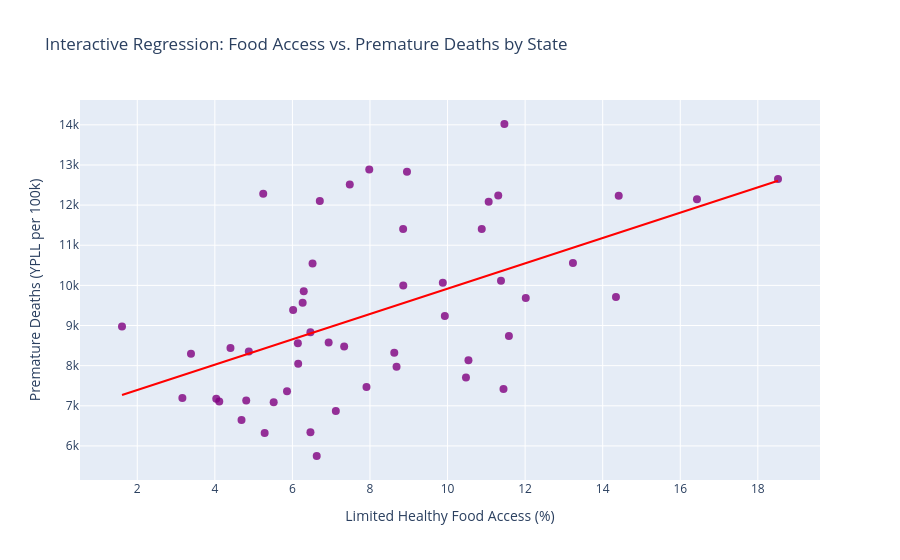
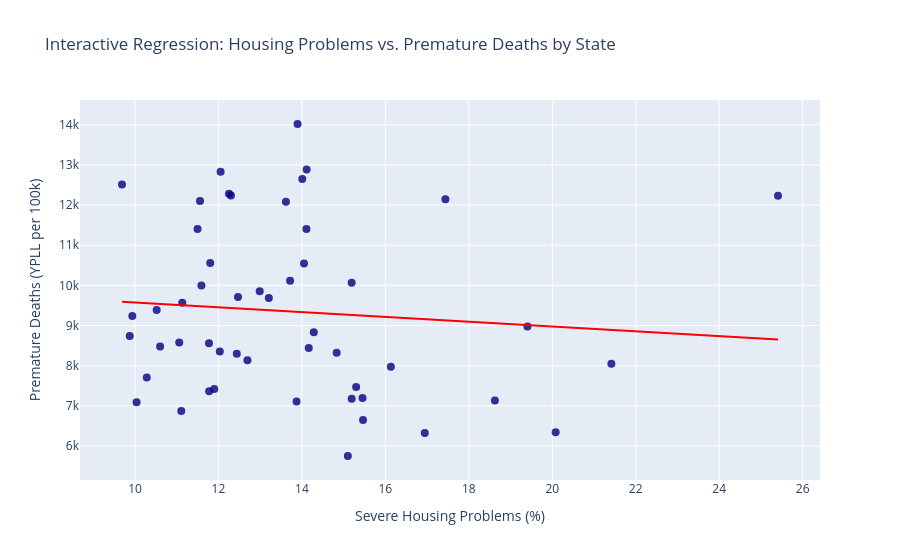
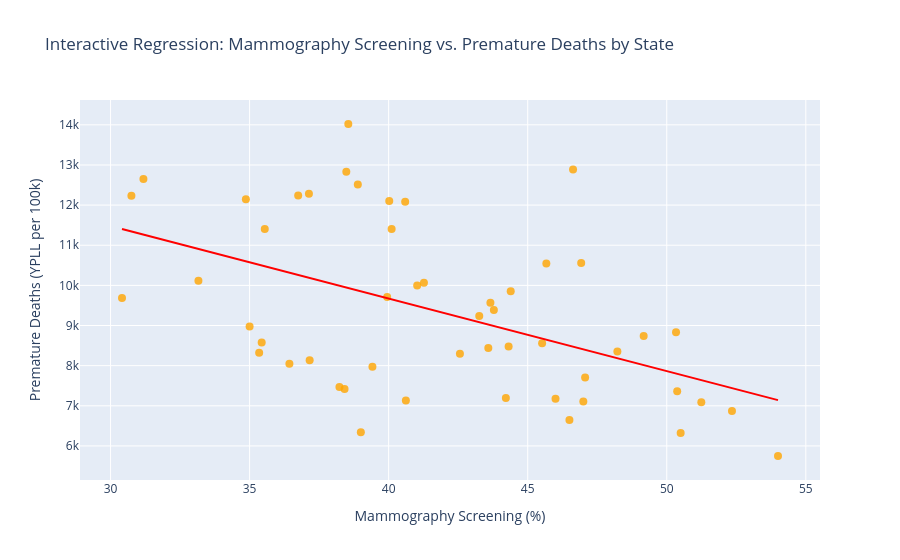

Here is the notebook cell these charts were saved with, in order:
### Markdown cell above
## Interactive Scatterplots

### Code cell
#PLEASE DOWNLOAD NOTEBOOK TO SEE THE INTERACTIVE PLOT
import plotly.express as px #for interactive plots (found package via Google Gemini) conda install -c conda-forge plotly
import numpy as np
access_Healthy_food_data = data.groupby('State Abbreviation')['Limited Access to Healthy Foods raw value'].mean()
housing_problems_data = data.groupby('State Abbreviation')['Severe Housing Problems raw value'].mean()
mammography_screen = data.groupby('State Abbreviation')['Mammography Screening raw value'].mean()

additional_data['Mammography Screening (%)'] = mammography_screen * 100
additional_data['Limited Healthy Food Access (%)'] = access_Healthy_food_data * 100
additional_data['Severe Housing Problems (%)'] = housing_problems_data * 100
additional_data = additional_data.rename(columns={
    'Average Median Income (per state)': 'Average Median Income ($)',
    'Unemployment value (per state)': 'Unemployment Rate (%)',
    'Improverished Children (per state)': 'Children in Poverty (%)',
    'Premature Deaths (per state)': 'Premature Deaths (YPLL per 100k)'

})
#to make state not just an index but a column (to categorize)
additional_data['State'] = additional_data.index

#For food access vs premature death
fig = px.scatter(
    additional_data,
    x='Limited Healthy Food Access (%)',
    y='Premature Deaths (YPLL per 100k)',

    hover_data=['State'],
    
    trendline='ols', # OLS (Ordinary Least Squares) is the standard linear regression
    trendline_color_override='red', 
    
    title='Interactive Regression: Food Access vs. Premature Deaths by State'
)

fig.update_traces(
    marker=dict(size=8, opacity=0.8, color='purple')
)
fig.update_layout(
    xaxis_title='Limited Healthy Food Access (%)',
    yaxis_title='Premature Deaths (YPLL per 100k)',
 
)

fig.show()

#For housing vs premature death
fig = px.scatter(
    additional_data,
    x='Severe Housing Problems (%)',
    y='Premature Deaths (YPLL per 100k)',

    hover_data=['State'],
    
    trendline='ols',
    trendline_color_override='red', 
    
    title='Interactive Regression: Housing Problems vs. Premature Deaths by State'
)

fig.update_traces(
    marker=dict(size=8, opacity=0.8, color='navy')
)
fig.update_layout(
    xaxis_title='Severe Housing Problems (%)',
    yaxis_title='Premature Deaths (YPLL per 100k)',
 
    showlegend=False
)

fig.show()

#For Mammography data
fig = px.scatter(
    additional_data,
    x='Mammography Screening (%)',
    y='Premature Deaths (YPLL per 100k)',

    hover_data=['State'],
    
    trendline='ols',
    trendline_color_override='red', 
    
    title='Interactive Regression: Mammography Screening vs. Premature Deaths by State'
)

fig.update_traces(
    marker=dict(size=8, opacity=0.8, color='orange')
)
fig.update_layout(
    xaxis_title='Mammography Screening (%)',
    yaxis_title='Premature Deaths (YPLL per 100k)',
 
    showlegend=False
)

fig.show()

### Figure 1 — Plotly figure (JSON) as saved in the notebook; plotly's stock layout.template omitted (floating-point values rounded to 4 significant figures)
{"data": [{"customdata": [["AK"], ["AL"], ["AR"], ["AZ"], ["CA"], ["CO"], ["CT"], ["DC"], ["DE"], ["FL"], ["GA"], ["HI"], ["IA"], ["ID"], ["IL"], ["IN"], ["KS"], ["KY"], ["LA"], ["MA"], ["MD"], ["ME"], ["MI"], ["MN"], ["MO"], ["MS"], ["MT"], ["NC"], ["ND"], ["NE"], ["NH"], ["NJ"], ["NM"], ["NV"], ["NY"], ["OH"], ["OK"], ["OR"], ["PA"], ["RI"], ["SC"], ["SD"], ["TN"], ["TX"], ["UT"], ["VA"], ["VT"], ["WA"], ["WI"], ["WV"], ["WY"]], "hovertemplate": "Limited Healthy Food Access (%)=%{x}<br>Premature Deaths (YPLL per 100k)=%{y}<br>State=%{customdata[0]}<extra></extra>", "legendgroup": "", "marker": {"color": "purple", "opacity": 0.8, "size": 8, "symbol": "circle"}, "mode": "markers", "name": "", "orientation": "v", "showlegend": false, "type": "scatter", "x": [14.41, 8.954, 11.31, 16.43, 6.149, 8.627, 4.688, 1.606, 6.464, 9.878, 8.855, 6.465, 5.517, 10.54, 7.334, 6.019, 9.93, 5.248, 11.06, 5.284, 4.403, 3.385, 6.14, 7.12, 8.858, 11.47, 14.34, 6.519, 11.58, 10.47, 4.113, 4.809, 18.52, 12.02, 4.036, 6.264, 10.88, 8.685, 4.876, 6.627, 7.981, 13.23, 6.707, 11.38, 11.44, 6.292, 3.163, 7.91, 5.861, 7.479, 6.934], "xaxis": "x", "y": [12230.0, 12830.0, 12240.0, 12150.0, 8050.0, 8324.0, 6644.0, 8976.0, 8833.0, 10070.0, 11400.0, 6342.0, 7088.0, 8135.0, 8479.0, 9384.0, 9237.0, 12280.0, 12090.0, 6320.0, 8440.0, 8296.0, 8558.0, 6869.0, 9996.0, 14020.0, 9711.0, 10550.0, 8738.0, 7707.0, 7108.0, 7133.0, 12650.0, 9686.0, 7177.0, 9568.0, 11410.0, 7970.0, 8350.0, 5749.0, 12890.0, 10550.0, 12100.0, 10110.0, 7416.0, 9857.0, 7192.0, 7469.0, 7365.0, 12510.0, 8578.0], "yaxis": "y"}, {"hovertemplate": "<b>OLS trendline</b><br>Premature Deaths (YPLL per 100k) = 315.484 * Limited Healthy Food Access (%) + 6762.18<br>R<sup>2</sup>=0.275872<br><br>Limited Healthy Food Access (%)=%{x}<br>Premature Deaths (YPLL per 100k)=%{y} <b>(trend)</b><extra></extra>", "legendgroup": "", "line": {"color": "red"}, "marker": {"color": "purple", "opacity": 0.8, "size": 8, "symbol": "circle"}, "mode": "lines", "name": "", "showlegend": false, "type": "scatter", "x": [1.606, 3.163, 3.385, 4.036, 4.113, 4.403, 4.688, 4.809, 4.876, 5.248, 5.284, 5.517, 5.861, 6.019, 6.14, 6.149, 6.264, 6.292, 6.464, 6.465, 6.519, 6.627, 6.707, 6.934, 7.12, 7.334, 7.479, 7.91, 7.981, 8.627, 8.685, 8.855, 8.858, 8.954, 9.878, 9.93, 10.47, 10.54, 10.88, 11.06, 11.31, 11.38, 11.44, 11.47, 11.58, 12.02, 13.23, 14.34, 14.41, 16.43, 18.52], "xaxis": "x", "y": [7269.0, 7760.0, 7830.0, 8036.0, 8060.0, 8151.0, 8241.0, 8279.0, 8300.0, 8418.0, 8429.0, 8503.0, 8611.0, 8661.0, 8699.0, 8702.0, 8738.0, 8747.0, 8802.0, 8802.0, 8819.0, 8853.0, 8878.0, 8950.0, 9008.0, 9076.0, 9122.0, 9258.0, 9280.0, 9484.0, 9502.0, 9556.0, 9557.0, 9587.0, 9878.0, 9895.0, 10070.0, 10090.0, 10200.0, 10250.0, 10330.0, 10350.0, 10370.0, 10380.0, 10420.0, 10550.0, 10940.0, 11290.0, 11310.0, 11950.0, 12600.0], "yaxis": "y"}], "layout": {"autosize": true, "legend": {"tracegroupgap": 0}, "title": {"text": "Interactive Regression: Food Access vs. Premature Deaths by State"}, "xaxis": {"anchor": "y", "autorange": true, "domain": [0, 1], "range": [0.469, 19.66], "title": {"text": "Limited Healthy Food Access (%)"}, "type": "linear"}, "yaxis": {"anchor": "x", "autorange": true, "domain": [0, 1], "range": [4987.0, 14780.0], "title": {"text": "Premature Deaths (YPLL per 100k)"}, "type": "linear"}}}

### Figure 2 — Plotly figure (JSON) as saved in the notebook; plotly's stock layout.template omitted (floating-point values rounded to 4 significant figures)
{"data": [{"customdata": [["AK"], ["AL"], ["AR"], ["AZ"], ["CA"], ["CO"], ["CT"], ["DC"], ["DE"], ["FL"], ["GA"], ["HI"], ["IA"], ["ID"], ["IL"], ["IN"], ["KS"], ["KY"], ["LA"], ["MA"], ["MD"], ["ME"], ["MI"], ["MN"], ["MO"], ["MS"], ["MT"], ["NC"], ["ND"], ["NE"], ["NH"], ["NJ"], ["NM"], ["NV"], ["NY"], ["OH"], ["OK"], ["OR"], ["PA"], ["RI"], ["SC"], ["SD"], ["TN"], ["TX"], ["UT"], ["VA"], ["VT"], ["WA"], ["WI"], ["WV"], ["WY"]], "hovertemplate": "Severe Housing Problems (%)=%{x}<br>Premature Deaths (YPLL per 100k)=%{y}<br>State=%{customdata[0]}<extra></extra>", "legendgroup": "", "marker": {"color": "navy", "opacity": 0.8, "size": 8, "symbol": "circle"}, "mode": "markers", "name": "", "orientation": "v", "showlegend": false, "type": "scatter", "x": [25.41, 12.05, 12.3, 17.44, 21.42, 14.83, 15.46, 19.4, 14.28, 15.19, 14.11, 20.08, 10.04, 12.7, 10.6, 10.52, 9.936, 12.25, 13.62, 16.95, 14.16, 12.44, 11.77, 11.11, 11.59, 13.9, 12.47, 14.05, 9.875, 10.28, 13.87, 18.63, 14.01, 13.21, 15.19, 11.13, 11.5, 16.13, 12.03, 15.1, 14.11, 11.8, 11.56, 13.72, 11.9, 12.99, 15.45, 15.3, 11.78, 9.689, 11.06], "xaxis": "x", "y": [12230.0, 12830.0, 12240.0, 12150.0, 8050.0, 8324.0, 6644.0, 8976.0, 8833.0, 10070.0, 11400.0, 6342.0, 7088.0, 8135.0, 8479.0, 9384.0, 9237.0, 12280.0, 12090.0, 6320.0, 8440.0, 8296.0, 8558.0, 6869.0, 9996.0, 14020.0, 9711.0, 10550.0, 8738.0, 7707.0, 7108.0, 7133.0, 12650.0, 9686.0, 7177.0, 9568.0, 11410.0, 7970.0, 8350.0, 5749.0, 12890.0, 10550.0, 12100.0, 10110.0, 7416.0, 9857.0, 7192.0, 7469.0, 7365.0, 12510.0, 8578.0], "yaxis": "y"}, {"hovertemplate": "<b>OLS trendline</b><br>Premature Deaths (YPLL per 100k) = -59.5429 * Severe Housing Problems (%) + 10167.3<br>R<sup>2</sup>=0.007839<br><br>Severe Housing Problems (%)=%{x}<br>Premature Deaths (YPLL per 100k)=%{y} <b>(trend)</b><extra></extra>", "legendgroup": "", "line": {"color": "red"}, "marker": {"color": "navy", "opacity": 0.8, "size": 8, "symbol": "circle"}, "mode": "lines", "name": "", "showlegend": false, "type": "scatter", "x": [9.689, 9.875, 9.936, 10.04, 10.28, 10.52, 10.6, 11.06, 11.11, 11.13, 11.5, 11.56, 11.59, 11.77, 11.78, 11.8, 11.9, 12.03, 12.05, 12.25, 12.3, 12.44, 12.47, 12.7, 12.99, 13.21, 13.62, 13.72, 13.87, 13.9, 14.01, 14.05, 14.11, 14.11, 14.16, 14.28, 14.83, 15.1, 15.19, 15.19, 15.3, 15.45, 15.46, 16.13, 16.95, 17.44, 18.63, 19.4, 20.08, 21.42, 25.41], "xaxis": "x", "y": [9590.0, 9579.0, 9576.0, 9570.0, 9555.0, 9541.0, 9536.0, 9509.0, 9506.0, 9504.0, 9483.0, 9479.0, 9477.0, 9466.0, 9466.0, 9464.0, 9459.0, 9451.0, 9450.0, 9438.0, 9435.0, 9427.0, 9425.0, 9411.0, 9394.0, 9381.0, 9357.0, 9351.0, 9341.0, 9340.0, 9333.0, 9331.0, 9327.0, 9327.0, 9324.0, 9317.0, 9284.0, 9268.0, 9263.0, 9263.0, 9256.0, 9247.0, 9246.0, 9207.0, 9158.0, 9129.0, 9058.0, 9012.0, 8972.0, 8892.0, 8654.0], "yaxis": "y"}], "layout": {"autosize": true, "legend": {"tracegroupgap": 0}, "showlegend": false, "title": {"text": "Interactive Regression: Housing Problems vs. Premature Deaths by State"}, "xaxis": {"anchor": "y", "autorange": true, "domain": [0, 1], "range": [8.632, 26.47], "title": {"text": "Severe Housing Problems (%)"}, "type": "linear"}, "yaxis": {"anchor": "x", "autorange": true, "domain": [0, 1], "range": [4987.0, 14780.0], "title": {"text": "Premature Deaths (YPLL per 100k)"}, "type": "linear"}}}

### Figure 3 — Plotly figure (JSON) as saved in the notebook; plotly's stock layout.template omitted (floating-point values rounded to 4 significant figures)
{"data": [{"customdata": [["AK"], ["AL"], ["AR"], ["AZ"], ["CA"], ["CO"], ["CT"], ["DC"], ["DE"], ["FL"], ["GA"], ["HI"], ["IA"], ["ID"], ["IL"], ["IN"], ["KS"], ["KY"], ["LA"], ["MA"], ["MD"], ["ME"], ["MI"], ["MN"], ["MO"], ["MS"], ["MT"], ["NC"], ["ND"], ["NE"], ["NH"], ["NJ"], ["NM"], ["NV"], ["NY"], ["OH"], ["OK"], ["OR"], ["PA"], ["RI"], ["SC"], ["SD"], ["TN"], ["TX"], ["UT"], ["VA"], ["VT"], ["WA"], ["WI"], ["WV"], ["WY"]], "hovertemplate": "Mammography Screening (%)=%{x}<br>Premature Deaths (YPLL per 100k)=%{y}<br>State=%{customdata[0]}<extra></extra>", "legendgroup": "", "marker": {"color": "orange", "opacity": 0.8, "size": 8, "symbol": "circle"}, "mode": "markers", "name": "", "orientation": "v", "showlegend": false, "type": "scatter", "x": [30.75, 38.48, 36.75, 34.87, 36.43, 35.34, 46.5, 35.0, 50.33, 41.27, 40.11, 39.0, 51.24, 37.16, 44.31, 43.78, 43.26, 37.13, 40.59, 50.5, 43.58, 42.56, 45.52, 52.34, 41.03, 38.55, 39.95, 45.67, 49.17, 47.06, 47.0, 40.62, 31.18, 30.41, 46.0, 43.66, 35.55, 39.42, 48.22, 54.0, 46.63, 46.92, 40.02, 33.16, 38.41, 44.39, 44.21, 38.23, 50.38, 38.89, 35.43], "xaxis": "x", "y": [12230.0, 12830.0, 12240.0, 12150.0, 8050.0, 8324.0, 6644.0, 8976.0, 8833.0, 10070.0, 11400.0, 6342.0, 7088.0, 8135.0, 8479.0, 9384.0, 9237.0, 12280.0, 12090.0, 6320.0, 8440.0, 8296.0, 8558.0, 6869.0, 9996.0, 14020.0, 9711.0, 10550.0, 8738.0, 7707.0, 7108.0, 7133.0, 12650.0, 9686.0, 7177.0, 9568.0, 11410.0, 7970.0, 8350.0, 5749.0, 12890.0, 10550.0, 12100.0, 10110.0, 7416.0, 9857.0, 7192.0, 7469.0, 7365.0, 12510.0, 8578.0], "yaxis": "y"}, {"hovertemplate": "<b>OLS trendline</b><br>Premature Deaths (YPLL per 100k) = -180.813 * Mammography Screening (%) + 16904.6<br>R<sup>2</sup>=0.249194<br><br>Mammography Screening (%)=%{x}<br>Premature Deaths (YPLL per 100k)=%{y} <b>(trend)</b><extra></extra>", "legendgroup": "", "line": {"color": "red"}, "marker": {"color": "orange", "opacity": 0.8, "size": 8, "symbol": "circle"}, "mode": "lines", "name": "", "showlegend": false, "type": "scatter", "x": [30.41, 30.75, 31.18, 33.16, 34.87, 35.0, 35.34, 35.43, 35.55, 36.43, 36.75, 37.13, 37.16, 38.23, 38.41, 38.48, 38.55, 38.89, 39.0, 39.42, 39.95, 40.02, 40.11, 40.59, 40.62, 41.03, 41.27, 42.56, 43.26, 43.58, 43.66, 43.78, 44.21, 44.31, 44.39, 45.52, 45.67, 46.0, 46.5, 46.63, 46.92, 47.0, 47.06, 48.22, 49.17, 50.33, 50.38, 50.5, 51.24, 52.34, 54.0], "xaxis": "x", "y": [11410.0, 11340.0, 11270.0, 10910.0, 10600.0, 10580.0, 10510.0, 10500.0, 10480.0, 10320.0, 10260.0, 10190.0, 10190.0, 9992.0, 9959.0, 9947.0, 9935.0, 9873.0, 9853.0, 9778.0, 9682.0, 9668.0, 9653.0, 9565.0, 9560.0, 9487.0, 9443.0, 9209.0, 9083.0, 9024.0, 9010.0, 8988.0, 8910.0, 8892.0, 8878.0, 8674.0, 8647.0, 8587.0, 8497.0, 8473.0, 8420.0, 8406.0, 8395.0, 8185.0, 8014.0, 7804.0, 7796.0, 7774.0, 7639.0, 7440.0, 7141.0], "yaxis": "y"}], "layout": {"autosize": true, "legend": {"tracegroupgap": 0}, "showlegend": false, "title": {"text": "Interactive Regression: Mammography Screening vs. Premature Deaths by State"}, "xaxis": {"anchor": "y", "autorange": true, "domain": [0, 1], "range": [28.83, 55.59], "title": {"text": "Mammography Screening (%)"}, "type": "linear"}, "yaxis": {"anchor": "x", "autorange": true, "domain": [0, 1], "range": [4987.0, 14780.0], "title": {"text": "Premature Deaths (YPLL per 100k)"}, "type": "linear"}}}
